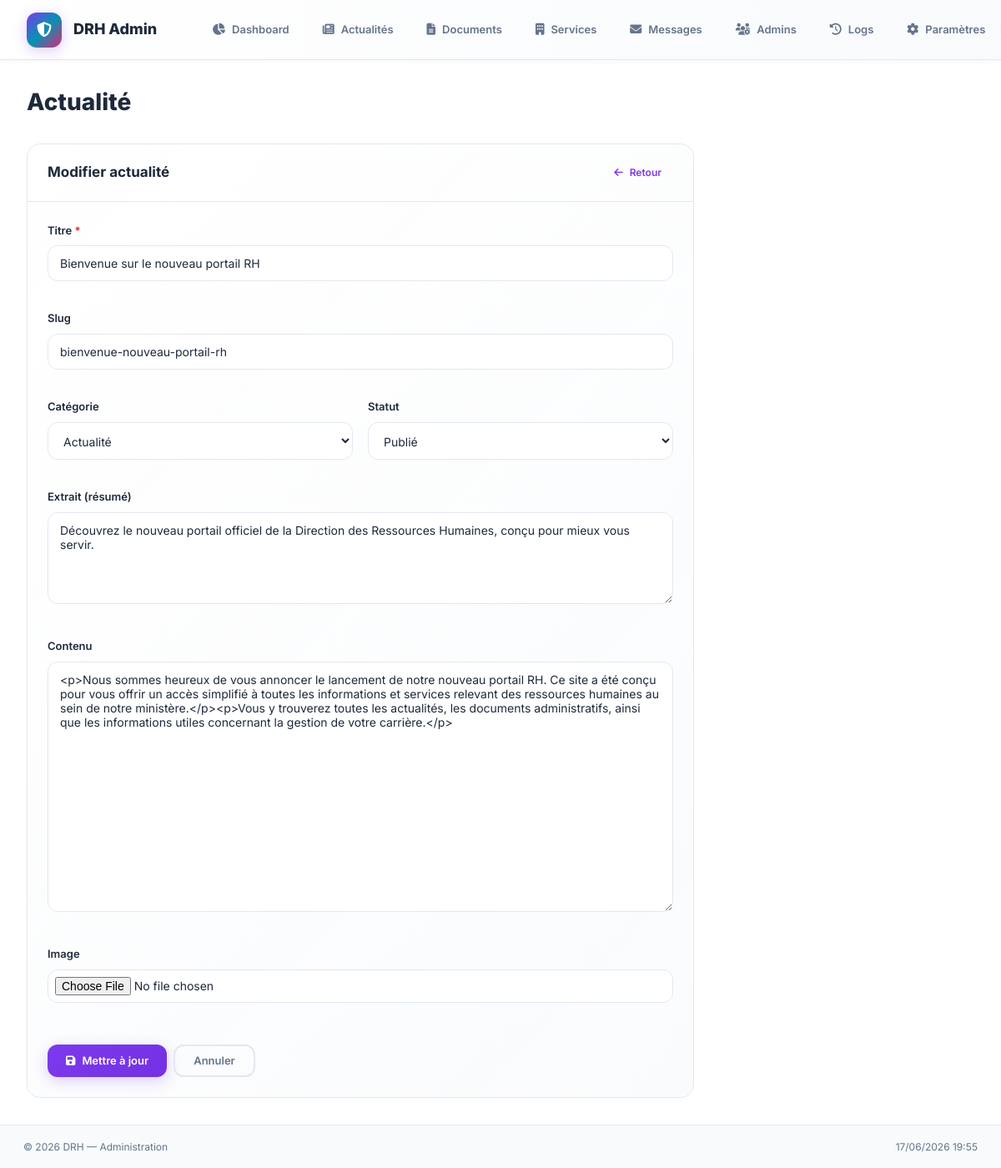
The page /admin/actualite_form.php?id=1 (signed in) on the database its author committed.
### tables this page shows
CREATE TABLE IF NOT EXISTS actualites (
    id INT AUTO_INCREMENT PRIMARY KEY,
    title VARCHAR(255) NOT NULL,
    slug VARCHAR(255) UNIQUE NOT NULL,
    content TEXT NOT NULL,
    excerpt TEXT,
    image VARCHAR(255),
    category ENUM('actualite', 'evenement', 'communique') DEFAULT 'actualite',
    status ENUM('publie', 'brouillon') DEFAULT 'brouillon',
    featured BOOLEAN DEFAULT FALSE,
    author_id INT,
    created_at TIMESTAMP DEFAULT CURRENT_TIMESTAMP,
    updated_at TIMESTAMP DEFAULT CURRENT_TIMESTAMP ON UPDATE CURRENT_TIMESTAMP,
    FOREIGN KEY (author_id) REFERENCES admins(id) ON DELETE SET NULL
);

### includes/Database.php (called while the page is built, shortened)
<?php
class Database
{
    private static $instance = null;
    private $pdo;
    private function __construct()
    {
        $dsn = "mysql:host=" . DB_HOST . ";dbname=" . DB_NAME . ";charset=" . DB_CHARSET;
        $options = [
            PDO::ATTR_ERRMODE            => PDO::ERRMODE_EXCEPTION,
            PDO::ATTR_DEFAULT_FETCH_MODE => PDO::FETCH_ASSOC,
            PDO::ATTR_EMULATE_PREPARES   => false,
        ];
        try {
            $this->pdo = new PDO($dsn, DB_USER, DB_PASS, $options);
        } catch (PDOException $e) {
            if (ENV === 'development') {
                die('Erreur de connexion : ' . $e->getMessage());
            }
            die('Erreur de connexion à la base de données.');
        }
    }
    public static function getInstance(): self
    {
        if (self::$instance === null) {
            self::$instance = new self();
        }
        return self::$instance;
    }
    public function query(string $sql, array $params = []): PDOStatement
    {
        $stmt = $this->pdo->prepare($sql);
        $stmt->execute($params);
        return $stmt;
    }
    public function fetch(string $sql, array $params = []): ?array
    {
        $stmt = $this->query($sql, $params);
        $result = $stmt->fetch();
        return $result ?: null;
    }
}

### includes/functions.php (called while the page is built, shortened)
<?php
function sanitize(string $input): string
{
    return htmlspecialchars(trim($input), ENT_QUOTES, 'UTF-8');
}
    ?>

### admin/actualite_form.php (the view, shortened to what this page needs)
<?php
require_once __DIR__ . '/includes/admin_header.php';
$db = Database::getInstance();
$id = (int)($_GET['id'] ?? 0);
$article = ['title' => '', 'slug' => '', 'content' => '', 'excerpt' => '', 'category' => 'actualite', 'status' => 'brouillon', 'image' => ''];
if ($id) {
    $existing = $db->fetch("SELECT * FROM actualites WHERE id = :id", ['id' => $id]);
    if ($existing) $article = $existing;
}
?>
<div class="card" style="max-width: 800px;">
    <div class="card-header">
        <h2 class="card-title"><?= $id ? 'Modifier' : 'Nouvelle' ?> actualité</h2>
        <a href="<?= BASE_URL ?>/admin/actualites.php" class="btn btn-ghost btn-sm">
            <i class="fas fa-arrow-left"></i> Retour
        </a>
    </div>
    <form method="POST" enctype="multipart/form-data" class="card-body">
        <div class="flex flex-col gap-md">
            <div class="form-group">
                <label class="form-label">Titre <span style="color: var(--color-danger);">*</span></label>
                <input type="text" name="title" value="<?= sanitize($article['title']) ?>" required class="form-input" data-generate-slug>
            </div>
            <div class="form-group">
                <label class="form-label">Slug</label>
                <input type="text" name="slug" value="<?= sanitize($article['slug']) ?>" class="form-input" data-slug-target>
            </div>
            <div class="grid grid-2">
                <div class="form-group">
                    <label class="form-label">Catégorie</label>
                    <select name="category" class="form-select">
                        <option value="actualite" <?= $article['category'] === 'actualite' ? 'selected' : '' ?>>Actualité</option>
                    </select>
                </div>
                <div class="form-group">
                    <label class="form-label">Statut</label>
                    <select name="status" class="form-select">
                        <option value="publie" <?= $article['status'] === 'publie' ? 'selected' : '' ?>>Publié</option>
                    </select>
                </div>
            </div>
            <div class="form-group">
                <label class="form-label">Extrait (résumé)</label>
                <textarea name="excerpt" rows="3" class="form-textarea"><?= sanitize($article['excerpt']) ?></textarea>
            </div>
            <div class="form-group">
                <label class="form-label">Contenu</label>
                <textarea name="content" rows="15" class="form-textarea" style="min-height: 300px;"><?= sanitize($article['content']) ?></textarea>
            </div>
            <div class="form-group">
                <label class="form-label">Image</label>
                <input type="file" name="image" accept="image/*" class="form-input" style="padding: 8px;">
            </div>
            <div style="border-top: 1px solid var(--border-light); padding-top: var(--space-md);" class="flex gap-sm">
                <button type="submit" class="btn btn-primary">
                    <i class="fas fa-save"></i> <?= $id ? 'Mettre à jour' : 'Publier' ?>
                </button>
                <a href="<?= BASE_URL ?>/admin/actualites.php" class="btn btn-outline">Annuler</a>
            </div>
        </div>
    </form>
</div>
<?php require_once __DIR__ . '/includes/admin_footer.php'; ?>

### rows shown on the page
actualites: title "Bienvenue sur le nouveau portail RH", slug "bienvenue-nouveau-portail-rh", category "Actualité", status "Publié", excerpt "Découvrez le nouveau portail officiel de la Direction des Ressources Humaines, conçu pour mieux vous servir.", content "<p>Nous sommes heureux de vous annoncer le lancement de notre nouveau portail RH. Ce site a été conçu pour vous offrir un accès simplifié à toutes les informations et services relevant des ressources humaines au sein de notre ministère.</p><p>Vous y trouverez toutes les actualités, les documents administratifs, ainsi que les informations utiles concernant la gestion de votre carrière.</p>"

### other values the page prints
$pageTitle "Actualité"
